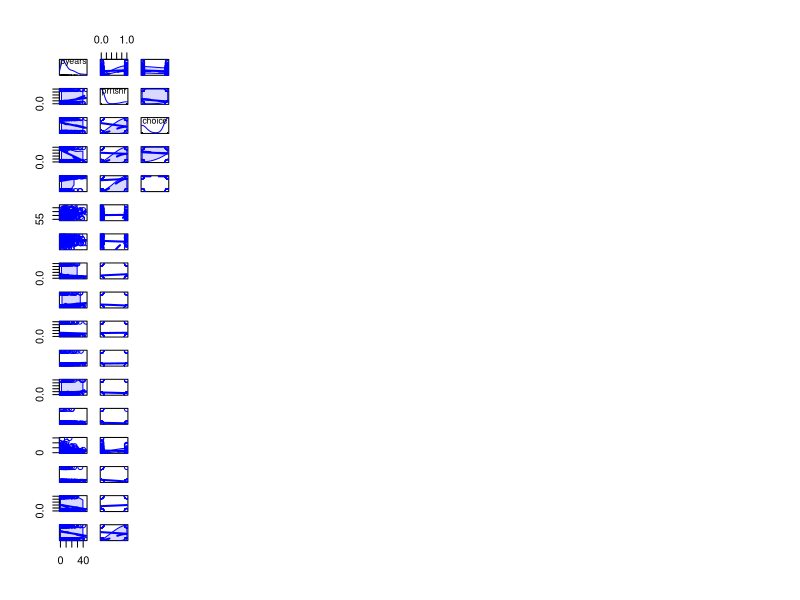
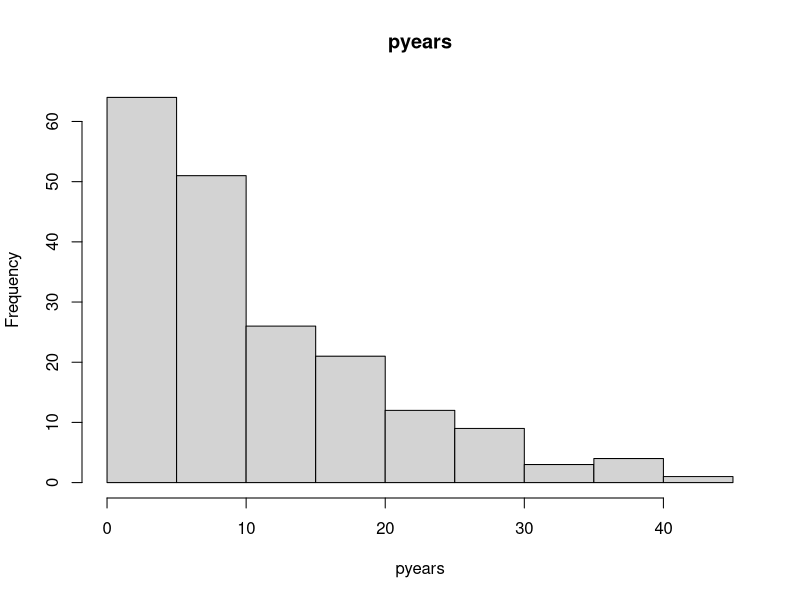
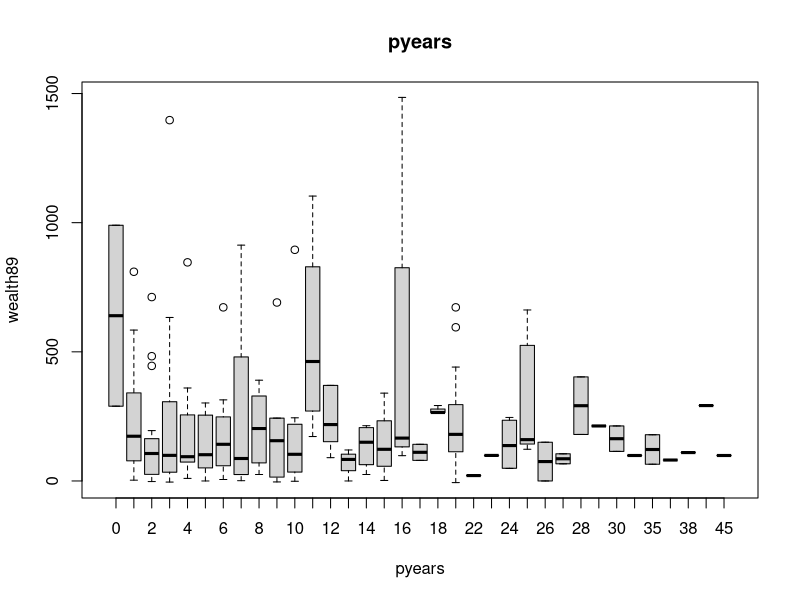
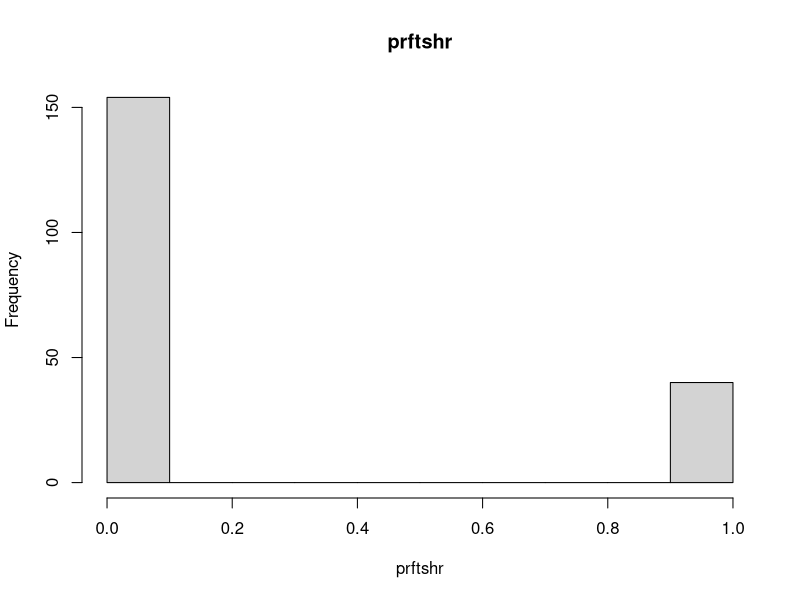
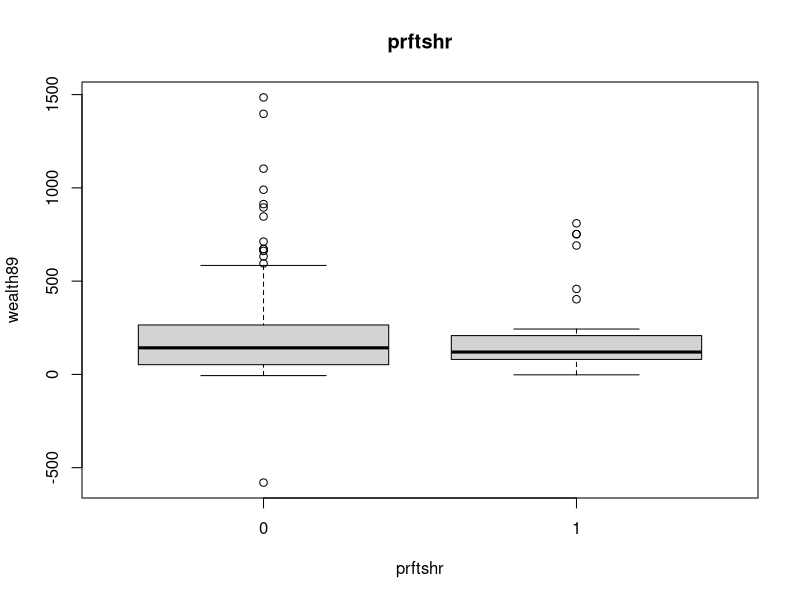
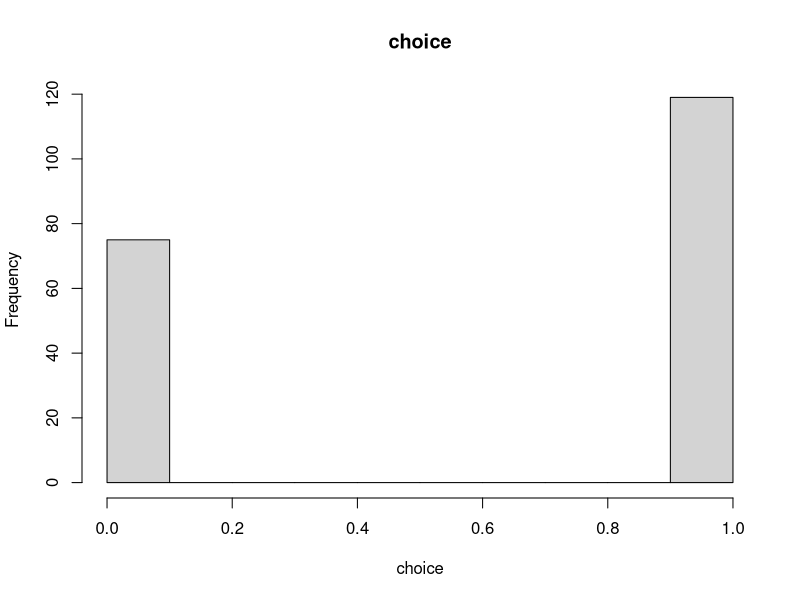
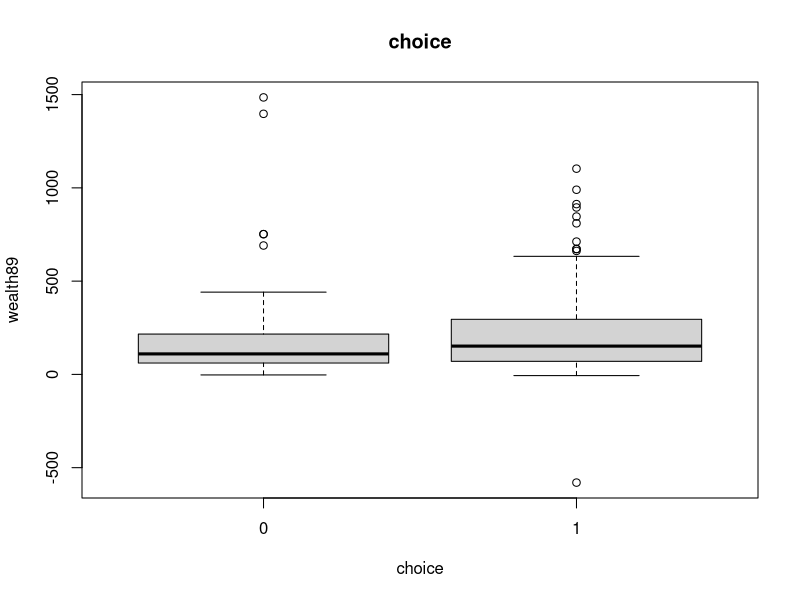
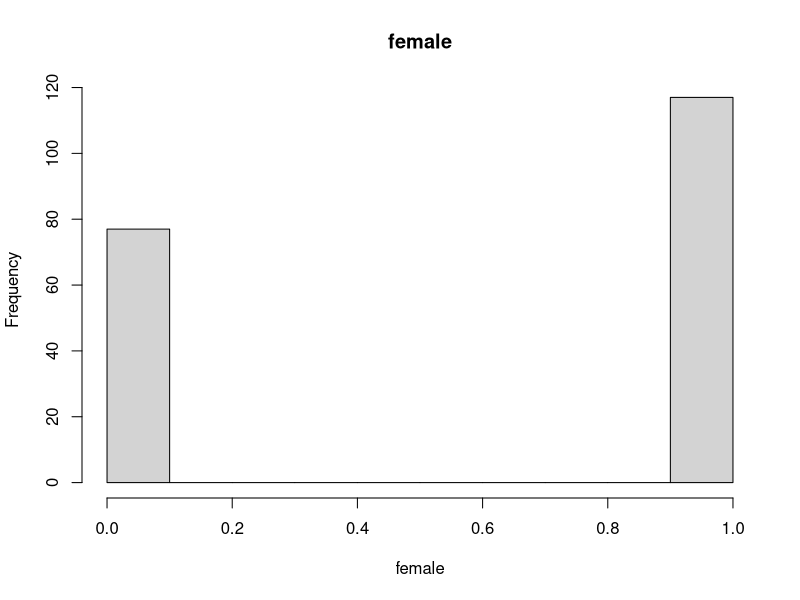

R code for these plots, in order: (Note: this script raises an error after producing the figures.)
library(MASS)
library(car)

# set output file
sink("pension_report.txt")
# read data
pension = as.data.frame(read.table("Pension.txt", head=TRUE))

# read first 6 rows
head(pension)

# apply(pension, 2, is.na)
# remove na
# pension = na.omit(pension)
# get dimensions
dim(pension)
# read names
names(pension)

# get summary stats
summary(pension)


pension.clean  <-  na.omit(pension)
# histogram and boxplot each col
for(col in 1:ncol(pension)){
    print(names(pension)[col])
    png(file=paste("hist_",names(pension)[col],".png"))
    hist(pension[,col], main=names(pension)[col], xlab=names(pension)[col])
    dev.off()
    # skip box plotting wealth
    if((names(pension)[col]) != "wealth89"){
        png(file=paste("boxplot_",names(pension)[col],".png"))
        f = as.formula(paste("wealth89 ~ ",names(pension)[col]))
        boxplot(f, data=pension, main=names(pension)[col], xlab=names(pension)[col])
        dev.off()
    }
}

#png(file="scatterplot_small.png")
# some options to create a higher res scatterplot
#png(file="scatterplot",  height=10, width=10, units="in", res=1000, pointsize=4)
#par(
#  mar      = c(5, 5, 2, 2),
#  xaxs     = "i",
#  yaxs     = "i",
#  cex.axis = 2,
#  cex.lab  = 2
#)
scatterplotMatrix(pension)
#dev.off()

base  <- lm(formula=wealth89 ~ .,data = pension.clean)
step  <- stepAIC(base, trace = FALSE)
step$anova

step2  <- stepAIC(base, ~ .^2 + I(age)^2, trace = FALSE)
step2$anova

# unset sink file
sink()

